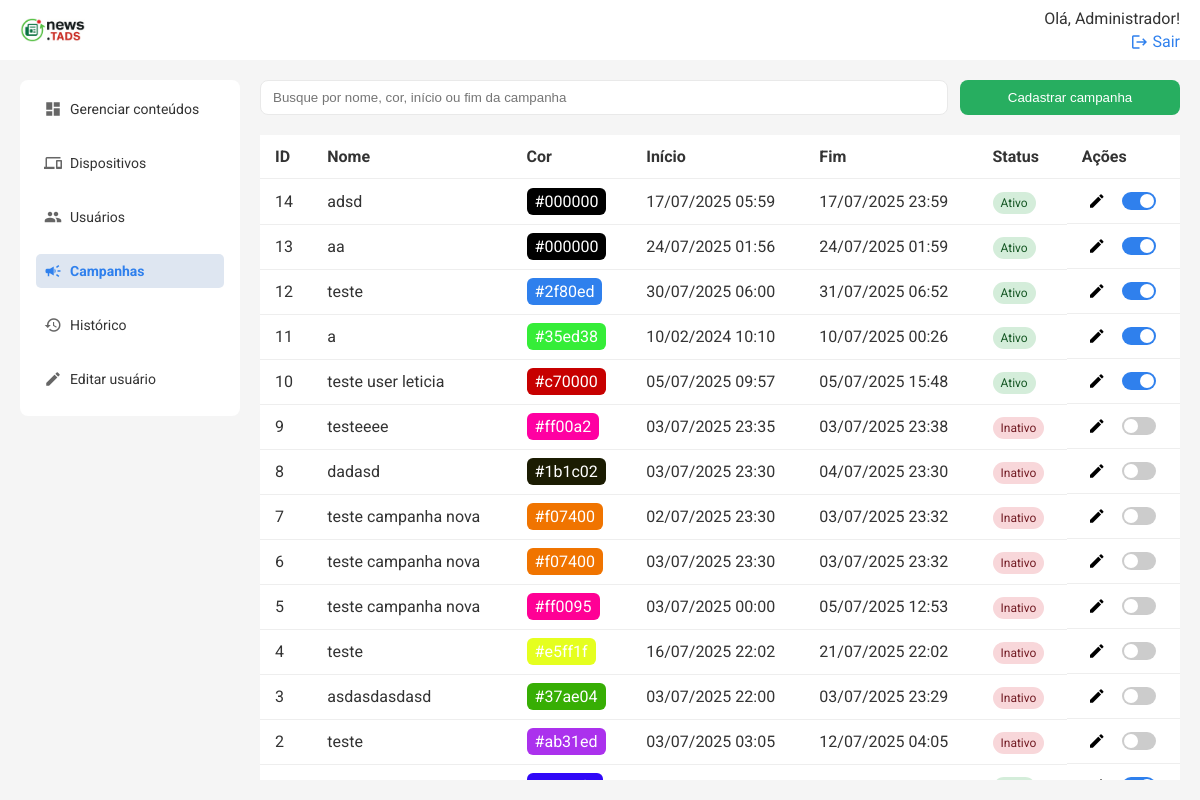
/api/campanhas/list (signed in), run on the app's committed database.
### models.py (models this page shows, shortened)
class User(db.Model):
    id = db.Column(db.Integer, primary_key=True)
    name = db.Column(db.String(50), nullable=False)
    email = db.Column(db.String(120), nullable=False, unique=True)
    status = db.Column(db.String(10), nullable=False, default='Ativo')
    senha = db.Column(db.String(100), nullable=False)
    logUser = db.relationship('Log', backref=db.backref('user'))
    is_admin = db.Column(db.Boolean, default=False)

class Campanha(db.Model):
    id = db.Column(db.Integer, primary_key=True)
    titulo = db.Column(db.String(100), nullable=False)
    cor = db.Column(db.String(7), nullable=False, default="#369931")
    status = db.Column(db.String(10), nullable=False, default="Ativo")
    inicio = db.Column(db.DateTime, nullable=False, default=datetime.utcnow)
    fim = db.Column(db.DateTime, nullable=True)

### routes/campanhas.py (the view)
@campanhas_bp.route('/list', methods=['GET'])
@login_required
def listar_campanhas():
    campanhas = Campanha.query.order_by(Campanha.id.desc()).all()
    return render_template('campanhas.html', campanhas=campanhas)

### templates/campanhas.html (shortened to what this page needs)
{% extends 'base.html' %} {% block title %}Campanhas{% endblock %} {% block
content %}
<div class="search-cta">
    <input
        type="text"
        placeholder="Busque por nome, cor, início ou fim da campanha"
        class="search"
        id="buscaCampanhas"
    />
    <button class="btn" onclick="openModal()">Cadastrar campanha</button>
</div>
<div class="table-wrapper">
    <table class="table">
        <thead>
            <tr>
                <th>ID</th>
                <th>Nome</th>
                <th>Cor</th>
                <th>Início</th>
                <th>Fim</th>
                <th>Status</th>
                <th>Ações</th>
            </tr>
        </thead>
        <tbody id="campanhaTableBody">
            {% for campanha in campanhas %}
            <tr>
                <td>{{ campanha.id }}</td>
                <td>{{ campanha.titulo }}</td>
                <td>
                    <span
                        style="background-color: {{ campanha.cor }}; padding: 4px 8px; border-radius: 6px; color: #fff;"
                    >
                        {{ campanha.cor }}
                    </span>
                </td>
                <td>
                    {{ campanha.inicio.strftime('%d/%m/%Y %H:%M') if
                    campanha.inicio else '' }}
                </td>
                <td>
                    {{ campanha.fim.strftime('%d/%m/%Y %H:%M') if campanha.fim
                    else '' }}
                </td>
                <td>
                    <span
                        class="status {{ 'ativo' if campanha.status == 'Ativo' else 'inativo' }}"
                    >
                        {{ campanha.status }}
                    </span>
                </td>
                <td class="acoes">
                    <button
                        class="edit"
                        title="Editar campanha"
                        onclick="editCampanha({{ campanha.id }})"
                    >
                        <span class="material-icons">edit</span>
                    </button>
                    <label class="switch" title="Ativar/Inativar campanha">
                        <span class="slider"></span>
                    </label>
                </td>
            </tr>
            {% endfor %}
        </tbody>
    </table>
</div>
{% endblock %}

### templates/topo.html (shortened to what this page needs)
<header class="topbar">
    <a href="{{ url_for('conteudos.listar_conteudos') }}" class="logo-topo">
        <img
            src="{{ url_for('static', filename='images/if_news.png') }}"
            alt="IFMS Logo"
            style="height: 24px; vertical-align: middle; margin-right: 8px"
        />
    </a>
    <div class="profile">
        {% if session['user_name'] %}
        <span>Olá, {{ session['user_name'] }}!</span>
        <a href="{{ url_for('auth.logout') }}">
            <span class="material-icons">logout</span>
            Sair
        </a>
        {% else %}
        <a href="{{ url_for('auth.login_usuario') }}">Entrar</a>
        {% endif %}
    </div>
</header>

### static/css/styles.css (style rules this page uses)
* { box-sizing: border-box; }
body { margin: 0; font-family: 'Roboto', sans-serif; color: #333; background-color: #f5f5f5; }
.table-wrapper { flex: 1; overflow-y: auto; }
.table thead th { position: sticky; top: 0; background: white; z-index: 1; }
.topbar { width: 100%; background: #ffffff; padding-inline: 20px; box-sizing: border-box; display: flex; justify-content: space-between; align-items: center; position: fixed; top: 0; left: 0; height: 60px; z-index: 100; }
.topbar .profile a { text-align: right; font-size: 16px; color: #2f80ed; text-decoration: none; display: flex; align-items: center; gap: 4px; }
.topbar .profile a .material-icons { font-size: 16px; }
.profile { display: flex; flex-direction: column; align-items: flex-end; gap: 4px; }
.search-cta { display: flex; gap: 12px; margin-bottom: 20px; }
.search { padding: 8px 12px; width: 100%; border: 1px solid #e9e9e9; border-radius: 8px; outline: none; }
.btn { background: #27ae60; color: white; border: none; padding: 10px 15px; border-radius: 8px; min-width: 220px; }
button { cursor: pointer; }
.table { width: 100%; border-collapse: collapse; background: white; border-radius: 8px; }
.table th, .table td { padding: 12px 15px; border-bottom: 1px solid #eee; vertical-align: middle; }
.table th { text-align: left; }
.status { padding: 4px 8px; border-radius: 12px; font-size: 12px; }
.status.ativo { background: #d4edda; color: #155724; }
.status.inativo { background: #f8d7da; color: #721c24; }
.edit { background: none; border: none; cursor: pointer; }
.material-icons { font-size: 18px !important; vertical-align: middle; }
.switch { position: relative; display: inline-block; width: 34px; height: 18px; }
.slider { position: absolute; cursor: pointer; top: 0; left: 0; right: 0; bottom: 0; background-color: #ccc; transition: 0.4s; border-radius: 18px; }
.slider:before { position: absolute; content: ''; height: 14px; width: 14px; left: 2px; bottom: 2px; background-color: white; transition: 0.4s; border-radius: 50%; }
.acoes { display: flex; align-items: center; gap: 10px; }
input:checked + .slider { background-color: #2f80ed; }
input:checked + .slider:before { transform: translateX(16px); }

### data on the page
User: user_name "Administrador"
Campanha: id "14", titulo "adsd", cor "#000000", inicio "17/07/2025 05:59", fim "17/07/2025 23:59", status "Ativo"
Campanha: id "13", titulo "aa", cor "#000000", inicio "24/07/2025 01:56", fim "24/07/2025 01:59", status "Ativo"
Campanha: id "12", titulo "teste", cor "#2f80ed", inicio "30/07/2025 06:00", fim "31/07/2025 06:52", status "Ativo"
Campanha: id "11", titulo "a", cor "#35ed38", inicio "10/02/2024 10:10", fim "10/07/2025 00:26", status "Ativo"
Campanha: id "10", titulo "teste user leticia", cor "#c70000", inicio "05/07/2025 09:57", fim "05/07/2025 15:48", status "Ativo"
Campanha: id "9", titulo "testeeee", cor "#ff00a2", inicio "03/07/2025 23:35", fim "03/07/2025 23:38", status "Inativo"
Campanha: id "8", titulo "dadasd", cor "#1b1c02", inicio "03/07/2025 23:30", fim "04/07/2025 23:30", status "Inativo"
Campanha: id "7", titulo "teste campanha nova", cor "#f07400", inicio "02/07/2025 23:30", fim "03/07/2025 23:32", status "Inativo"
Campanha: id "6", titulo "teste campanha nova", cor "#f07400", inicio "03/07/2025 23:30", fim "03/07/2025 23:32", status "Inativo"
Campanha: id "5", titulo "teste campanha nova", cor "#ff0095", inicio "03/07/2025 00:00", fim "05/07/2025 12:53", status "Inativo"
Campanha: id "4", titulo "teste", cor "#e5ff1f", inicio "16/07/2025 22:02", fim "21/07/2025 22:02", status "Inativo"
Campanha: id "3", titulo "asdasdasdasd", cor "#37ae04", inicio "03/07/2025 22:00", fim "03/07/2025 23:29", status "Inativo"
Campanha: id "2", titulo "teste", cor "#ab31ed", inicio "03/07/2025 03:05", fim "12/07/2025 04:05", status "Inativo"
